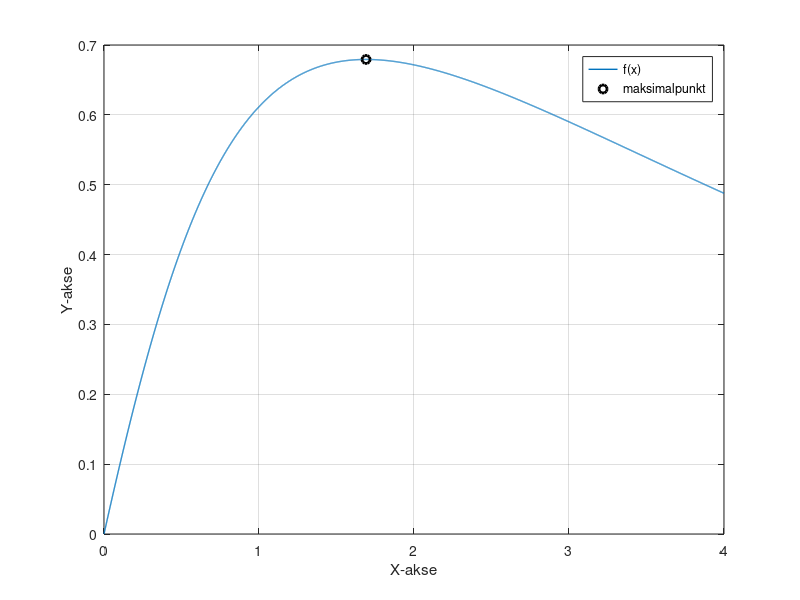

The MATLAB source for this figure:
%Scripts that find the maximum point of the function::
% function= @(x) exp(-x/4)*atan(x)

%Endpoint
a=0;
b=3;

%Starting with the derivative function to find critical points
Nullfunk = @(x) atan(x)-4/(x.^2+1);

%Function values
Fa=Nullfunk(a);
Fb=Nullfunk(b);

%Precision
P = 1e-4;

while b-a>P

    c=(a+b)/2;             %Midpoint
    Fc =Nullfunk(c);       %Midpoint- function value
    if Fa*Fc>0             % If Fa and Fc have positive sign do this:
        a=c;               % Set new a to c
    else                   %If Fa and Fc don't have positive sign do this:
        b=c;               %Set new a to c
    end
end

% Calculates midpoint and prints result on screen.
% Now we know where critical point is
% is on the x axis

x=(a+b)/2

% We insert this value into the function, for
% to find the value of the maximum point point on the y axis

funksjon= @(x) exp(-x/4)*atan(x);

%Sets the x value into the original function and prints result on the screen

y = funksjon(x)

%Plot fuction
xVektor =0:1e-3:4;
fVektor = exp(-xVektor/4).*atan(xVektor);
dVektor = atan(xVektor)-4./(xVektor.^2+1);

plot(xVektor,fVektor,'LineWidth',1)
grid on
hold on
xlabel('X-akse');ylabel('Y-akse')          %Sets text on x and y axis
plot(x,y,'ko','LineWidth',2)                %maximumpoint

hold off
legend('f(x)','maksimalpunkt')
